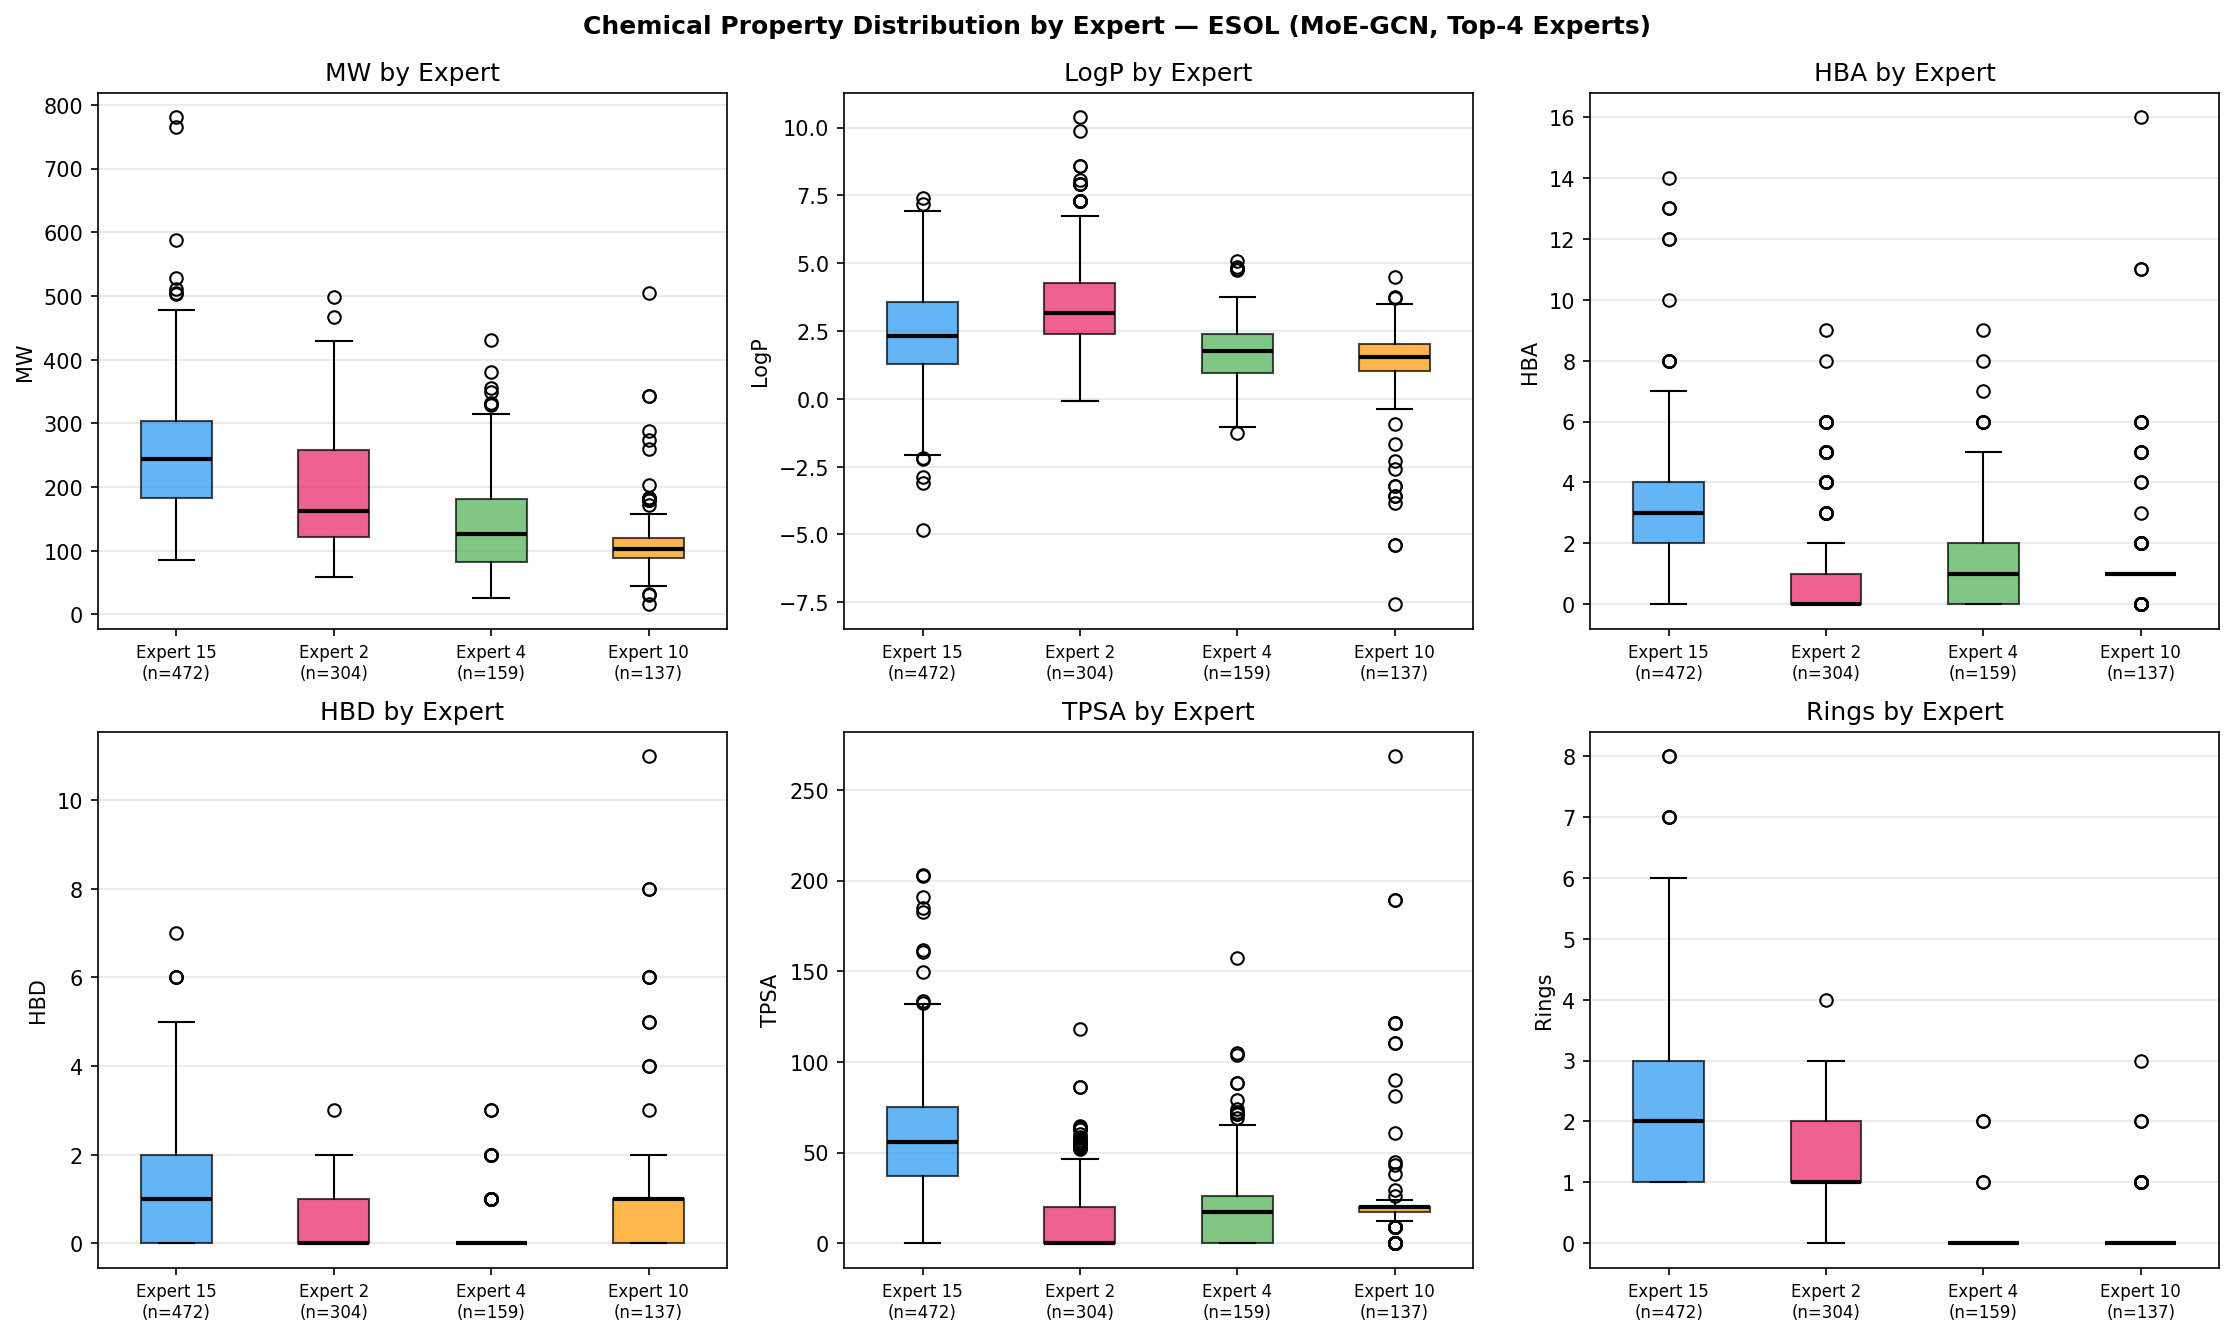

This figure's Python source:
"""
chemical_subgroup.py — Chemical Subgroup Analysis of Expert Routing
Analyzes what chemical properties each expert specializes in.
Run: python chemical_subgroup.py
"""

import warnings, os
import numpy as np
import torch
import torch.nn as nn
import torch.nn.functional as F
from torch_geometric.data import DataLoader
from torch_geometric.datasets import MoleculeNet
from torch_geometric.nn import GCNConv, global_mean_pool
import matplotlib
matplotlib.use('Agg')
import matplotlib.pyplot as plt
import matplotlib.gridspec as gridspec
from collections import defaultdict

warnings.filterwarnings("ignore")
DEVICE    = torch.device("cuda" if torch.cuda.is_available() else "cpu")
BATCH_SIZE = 64
EPOCHS    = 60
PATIENCE  = 15
DATA_ROOT = "./data"
print(f"Device: {DEVICE}")

def ToFloat(data):
    data.x = data.x.float()
    return data

class MoELayerViz(nn.Module):
    def __init__(self, in_dim, out_dim, num_experts, top_k):
        super().__init__()
        self.num_experts = num_experts
        self.top_k = top_k
        self.experts = nn.ModuleList([nn.Sequential(nn.Linear(in_dim, out_dim), nn.ReLU()) for _ in range(num_experts)])
        self.gate = nn.Linear(in_dim, num_experts)
        self.last_weights = None
    def forward(self, x):
        gl = self.gate(x)
        tv, ti = torch.topk(gl, self.top_k, dim=-1)
        w = torch.zeros_like(gl).scatter_(1, ti, F.softmax(tv, dim=-1))
        self.last_weights = w.detach().cpu()
        bal = self.num_experts * (w.mean(0)**2).sum()
        eo = torch.stack([e(x) for e in self.experts], dim=1)
        return (w.unsqueeze(-1) * eo).sum(dim=1), bal

class MoEGCNViz(nn.Module):
    def __init__(self, in_dim, hidden, num_layers, dropout, num_experts, top_k, num_tasks):
        super().__init__()
        self.convs = nn.ModuleList()
        self.bns = nn.ModuleList()
        self.dropout = dropout
        for i in range(num_layers):
            self.convs.append(GCNConv(in_dim if i==0 else hidden, hidden))
            self.bns.append(nn.BatchNorm1d(hidden))
        self.moe = MoELayerViz(hidden, hidden, num_experts, top_k)
        self.head = nn.Linear(hidden, num_tasks)
    def forward(self, data):
        x, ei, b = data.x, data.edge_index, data.batch
        for conv, bn in zip(self.convs, self.bns):
            x = F.relu(bn(conv(x, ei)))
            x = F.dropout(x, p=self.dropout, training=self.training)
        x = global_mean_pool(x, b)
        x, bal = self.moe(x)
        return self.head(x), bal

def scaffold_split(dataset, frac_train=0.8, frac_val=0.1):
    from rdkit import Chem
    from rdkit.Chem.Scaffolds import MurckoScaffold
    scaffolds = defaultdict(list)
    for i in range(len(dataset)):
        try:
            smi = dataset.smiles[i]
            mol = Chem.MolFromSmiles(smi)
            sc  = MurckoScaffold.MurckoScaffoldSmiles(mol=mol, includeChirality=False) if mol else smi
        except:
            sc = str(i)
        scaffolds[sc].append(i)
    scaffold_sets = sorted(scaffolds.values(), key=len, reverse=True)
    n = len(dataset)
    train_cutoff = int(n * frac_train)
    val_cutoff   = int(n * (frac_train + frac_val))
    train_idx, val_idx, test_idx = [], [], []
    for s in scaffold_sets:
        if len(train_idx) < train_cutoff: train_idx.extend(s)
        elif len(val_idx) < (val_cutoff - train_cutoff): val_idx.extend(s)
        else: test_idx.extend(s)
    return (torch.utils.data.Subset(dataset, train_idx),
            torch.utils.data.Subset(dataset, val_idx),
            torch.utils.data.Subset(dataset, test_idx))

def get_mol_properties(smiles_list):
    """Compute MW, LogP, HBA, HBD, TPSA, ring count for each molecule."""
    from rdkit import Chem
    from rdkit.Chem import Descriptors, rdMolDescriptors
    props = []
    for smi in smiles_list:
        try:
            mol = Chem.MolFromSmiles(smi)
            if mol is None: raise ValueError
            props.append({
                "MW":    Descriptors.MolWt(mol),
                "LogP":  Descriptors.MolLogP(mol),
                "HBA":   rdMolDescriptors.CalcNumHBA(mol),
                "HBD":   rdMolDescriptors.CalcNumHBD(mol),
                "TPSA":  Descriptors.TPSA(mol),
                "Rings": rdMolDescriptors.CalcNumRings(mol),
            })
        except:
            props.append({"MW":0,"LogP":0,"HBA":0,"HBD":0,"TPSA":0,"Rings":0})
    return props

print("Loading ESOL (best t-SNE clustering)...")
dataset = MoleculeNet(root=DATA_ROOT, name="ESOL", transform=ToFloat)
in_dim  = dataset.num_node_features
train_data, val_data, _ = scaffold_split(dataset)

# Train model
print("Training MoE-GCN...")
import copy
model = MoEGCNViz(in_dim, 256, 3, 0.002, 16, 2, 1).to(DEVICE)
opt   = torch.optim.Adam(model.parameters(), lr=6.71e-4, weight_decay=1.99e-5)
sched = torch.optim.lr_scheduler.ReduceLROnPlateau(opt, patience=5, factor=0.5)
tl = DataLoader(train_data, batch_size=BATCH_SIZE, shuffle=True)
vl = DataLoader(val_data,   batch_size=BATCH_SIZE)
best_val, pat, best_state = float("inf"), 0, copy.deepcopy(model.state_dict())

for epoch in range(EPOCHS):
    model.train()
    for batch in tl:
        batch = batch.to(DEVICE); opt.zero_grad()
        out, bal = model(batch)
        y = batch.y.float().squeeze()
        mask = ~torch.isnan(y)
        if mask.sum() == 0: continue
        loss = F.mse_loss(out.squeeze()[mask], y[mask]) + 0.01*bal
        loss.backward(); opt.step()
    model.eval()
    preds, labs = [], []
    with torch.no_grad():
        for batch in vl:
            batch = batch.to(DEVICE); out, _ = model(batch)
            preds.extend(out.squeeze().cpu().numpy().flatten())
            labs.extend(batch.y.squeeze().cpu().numpy().flatten())
    preds, labs = np.array(preds), np.array(labs)
    mask = ~np.isnan(labs)
    val_rmse = float(np.sqrt(np.mean((preds[mask]-labs[mask])**2)))
    sched.step(val_rmse)
    if val_rmse < best_val: best_val = val_rmse; best_state = copy.deepcopy(model.state_dict()); pat = 0
    else: pat += 1
    if pat >= PATIENCE: break
    if (epoch+1) % 10 == 0: print(f"  Epoch {epoch+1}: val RMSE={val_rmse:.4f}")

model.load_state_dict(best_state)

# Extract routing weights for full dataset
print("Extracting routing weights...")
full_loader = DataLoader(dataset, batch_size=BATCH_SIZE, shuffle=False)
all_weights = []
model.eval()
with torch.no_grad():
    for batch in full_loader:
        batch = batch.to(DEVICE); model(batch)
        all_weights.append(model.moe.last_weights)
all_weights = torch.cat(all_weights).numpy()  # [N, 16]
dominant    = all_weights.argmax(axis=1)       # [N]

# Get molecular properties
print("Computing molecular properties...")
smiles_list = [dataset.smiles[i] for i in range(len(dataset))]
props = get_mol_properties(smiles_list)
prop_names = ["MW", "LogP", "HBA", "HBD", "TPSA", "Rings"]

# Focus on top 4 most-used experts
expert_counts = [(dominant == e).sum() for e in range(16)]
top4_experts  = sorted(range(16), key=lambda e: expert_counts[e], reverse=True)[:4]
print(f"Top 4 experts by usage: {top4_experts}")

# Plot: for each property, show distribution per expert
fig, axes = plt.subplots(2, 3, figsize=(15, 9))
fig.suptitle("Chemical Property Distribution by Expert — ESOL (MoE-GCN, Top-4 Experts)", fontsize=12, fontweight='bold')
colors = ["#2196F3","#E91E63","#4CAF50","#FF9800"]

for idx, prop in enumerate(prop_names):
    ax = axes[idx//3][idx%3]
    vals = np.array([p[prop] for p in props])
    data_by_expert = [vals[dominant == e] for e in top4_experts]
    bp = ax.boxplot(data_by_expert, patch_artist=True,
                    medianprops=dict(color='black', linewidth=2))
    for patch, color in zip(bp['boxes'], colors):
        patch.set_facecolor(color); patch.set_alpha(0.7)
    ax.set_xticklabels([f"Expert {e}\n(n={expert_counts[e]})" for e in top4_experts], fontsize=8)
    ax.set_ylabel(prop); ax.set_title(f"{prop} by Expert")
    ax.grid(axis='y', alpha=0.3)

plt.tight_layout()
plt.savefig("chemical_subgroup.png", dpi=150, bbox_inches='tight')
plt.close()
print("Saved → chemical_subgroup.png")

# Print summary stats
print("\n=== Expert Chemical Property Summary (ESOL) ===")
print(f"{'Expert':8}", end="")
for p in prop_names:
    print(f" {p:>10}", end="")
print()
print("-" * (8 + 10*len(prop_names)))
for e in top4_experts:
    mask = dominant == e
    vals = [np.array([props[i][p] for i in range(len(props)) if mask[i]]) for p in prop_names]
    print(f"  E{e:2d}   ", end="")
    for v in vals:
        print(f" {np.mean(v):>10.2f}", end="")
    print(f"  (n={mask.sum()})")
